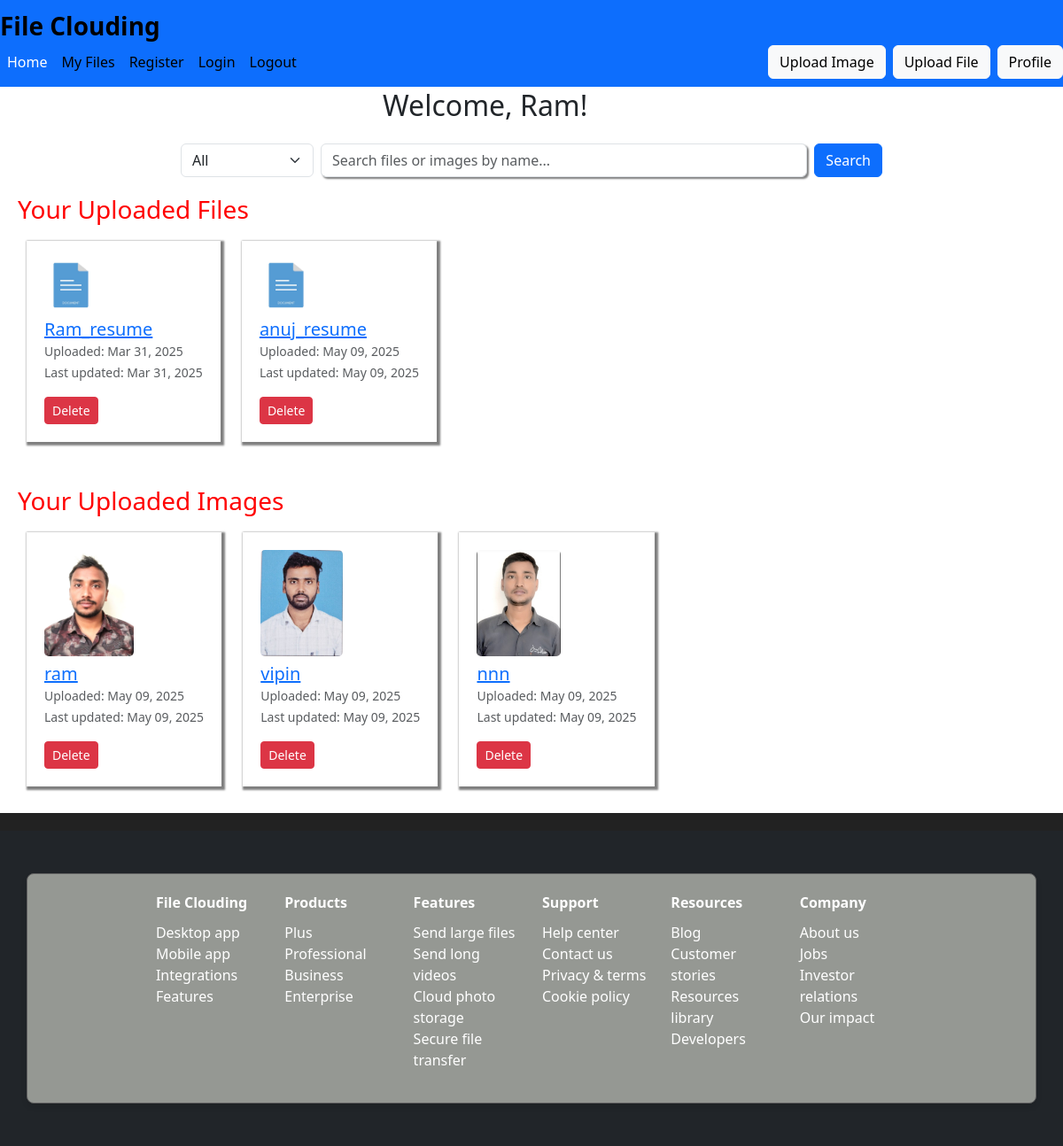
Page /userfiles/ (signed in) on the committed database.
### userapp/models.py (models this page shows, shortened)
class CustomUser(AbstractUser):
    address = models.TextField(blank=True, null=True)
    contact = models.CharField(max_length=15, blank=True, null=True)

class Files(models.Model):  # Class name should be PascalCase
    file_name = models.CharField(max_length=20)
    username = models.ForeignKey(settings.AUTH_USER_MODEL, related_name="uploaded_files", on_delete=models.CASCADE)
    file = models.FileField(upload_to='file/', max_length=264, null=True, validators=[FileExtensionValidator(['pdf'])])
    uploaded = models.DateTimeField(default=timezone.now)
    updated = models.DateTimeField(auto_now=True)

class Images(models.Model):
    image_name = models.CharField(max_length=30)
    username = models.ForeignKey(settings.AUTH_USER_MODEL, related_name="uploaded_images", on_delete=models.CASCADE)
    image = models.ImageField(upload_to='image/', max_length=264, null=True, validators=[FileExtensionValidator(['jpg', 'png'])])
    uploaded = models.DateTimeField(default=timezone.now)
    updated = models.DateTimeField(auto_now=True)

### userapp/views.py (the view, shortened to what this page needs)
# urls.py: path('userfiles/', views.userfiles, name="userfiles"),  # Add custom login view
@login_required
def userfiles(request):
    user = request.user
    search_query = request.GET.get('search', '')
    search_type = request.GET.get('search_type', 'all')
    user_files = Files.objects.filter(username=user)
    user_images = Images.objects.filter(username=user)
    if search_query:
        user_files = user_files.filter(file_name__icontains=search_query)
        user_images = user_images.filter(image_name__icontains=search_query)
    if search_type == 'file':
        user_images = []  # Hide images
    elif search_type == 'image':
        user_files = []   # Hide files
    form = FileForm()
    image_form = ImageForm()
    context = {
        'image_form': image_form,
        'form': form,
        'post': user,
        'file': user_files,
        'images': user_images,
    }
    return render(request, 'userapp/userFiles.html', context)

### userapp/forms.py
class ImageForm(forms.ModelForm):
    class Meta:
        model = Images
        fields = ['image_name','image']

class FileForm(forms.ModelForm):
    class Meta:
        model = Files
        fields = ['file_name','file']

### templates/userapp/userFiles.html (shortened to what this page needs)
{% extends 'userapp/base.html' %}
{% load static %}
{% block body_block %}
{% if post %}
<div id="title" style="margin-top:100px; margin-left:36%;">
    <h2>Welcome, {{ post.username }}!</h2>
</div>
<div class="row justify-content-center mt-4">
    <div class="col-md-8">
        <form method="GET" action="{% url 'userfiles' %}" class="d-flex">
            <select name="search_type" class="form-select me-2" style="max-width: 150px;">
                <option value="all" {% if request.GET.search_type == "all" or not request.GET.search_type %}selected{% endif %}>All</option>
            </select>
            <input type="text" name="search" class="form-control me-2" placeholder="Search files or images by name..." value="{{ request.GET.search }}">
            <button type="submit" class="btn btn-primary">Search</button>
        </form>
    </div>
</div>
{% if file %}
<div id="container1">
    <h3>Your Uploaded Files</h3>
    {% for file in file %}
        <div class="card1" style="display: inline-block; margin: 10px;">
            <img src="{% static 'images/file.jpg' %}" width="60px" height="60px" class="mb-2" alt="File icon">
            <h5 class="card-title">
                <a href="{{ file.file.url }}" target="_blank">{{ file.file_name }}</a>
            </h5>
            <p class="card-text">
                <small class="text-muted">
                    Uploaded: {{ file.uploaded|date:"M d, Y" }}<br>
                    Last updated: {{ file.updated|date:"M d, Y" }}
                </small>
            </p>
            <a href="{% url 'delete_file' file.id %}" class="btn btn-danger btn-sm">Delete</a>
        </div>
    {% empty %}
    <div class="col-12">
        <div class="alert alert-info">No files uploaded yet.</div>
    </div>
    {% endfor %}
</div>
{% endif %}
{% if images %}
<div id="container1">
    <h3>Your Uploaded Images</h3>
    {% for image in images %}
        <div class="card1" style="display: inline-block; margin: 10px;">
            <img src="{{ image.image.url }}" width="auto" height="120px" class="mb-2" alt="Uploaded Image" style="object-fit: cover; border-radius: 5px;">
            <h5 class="card-title"><a href="{{ image.image.url }}" target="_blank">{{ image.image_name }}</a></h5>
            <p class="card-text">
                <small class="text-muted">
                    Uploaded: {{ image.uploaded|date:"M d, Y" }}<br>
                    Last updated: {{ image.updated|date:"M d, Y" }}
                </small>
            </p>
            <a href="{% url 'delete_image' image.id  %}" class="btn btn-danger btn-sm">Delete</a>
        </div>
    {% empty %}
    <div class="col-12">
        <div class="alert alert-info">No image.</div>
    </div>
    {% endfor %}
</div>
{% endif %}
{% endif %}
{% endblock %}

### templates/userapp/base.html (shortened to what this page needs)
<!DOCTYPE html>
{% load static %}
<html lang="en">
<head>
    <link rel="stylesheet" href="{% static 'css/bootstrap.min.css'%}"/>
    <link rel="stylesheet" href="{% static 'css/style.css'%}"/>
    <link rel="stylesheet" href="{% static 'css/font-awesome.min.css'%}"/>
</head>
<body>
    <nav id="navbar" class="navbar navbar-expand-lg navbar-dark bg-primary">
        <a class="navbar-brand" href="/home"><strong>File Clouding</strong></a>
        <div class="collapse navbar-collapse" id="collapsibleNavId">
            <ul class="navbar-nav me-auto mt-2 mt-lg-0">
                <li class="nav-item">
                    <a class="nav-link active" href="/home" aria-current="page">Home</a>
                </li>
                <li class="nav-item">
                    <a class="nav-link" href="/userfiles">My Files</a>
                </li>
                <li class="nav-item">
                    <a class="nav-link" href="/register">Register</a>
                </li>
                <li class="nav-item">
                    <a class="nav-link" href="/login">Login</a>
                </li>
                <li class="nav-item">
                    <a class="nav-link" href="/logout">Logout</a>
                </li>
            </ul>
            {% if request.path == '/userfiles/' %}
            <div class="d-flex">
                <button class="btn btn-light me-2" id="uploadImageButton">Upload Image</button>
                <button class="btn btn-light me-2" id="uploadFileButton">Upload File</button>
                <button class="btn btn-light" id="profileButton">Profile</button>
            </div>
            {% endif %}
        </div>
    </nav>
    {% block body_block %}
    {% endblock %}
<footer>
    <div class="container-fluid bg-dark text-white py-5">
        <div class="container">
            <div class="row row-cols-2 row-cols-md-6 g-4">
                <div class="col">
                    <div class="footer-heading">File Clouding</div>
                    <ul class="list-unstyled">
                        <li><a href="#" class="text-white">Desktop app</a></li>
                        <li><a href="#" class="text-white">Mobile app</a></li>
                        <li><a href="#" class="text-white">Integrations</a></li>
                        <li><a href="#" class="text-white">Features</a></li>
                    </ul>
                </div>
                <div class="col">
                    <div class="footer-heading">Products</div>
                    <ul class="list-unstyled">
                        <li><a href="#" class="text-white">Plus</a></li>
                        <li><a href="#" class="text-white">Professional</a></li>
                        <li><a href="#" class="text-white">Business</a></li>
                        <li><a href="#" class="text-white">Enterprise</a></li>
                    </ul>
                </div>
                <div class="col">
                    <div class="footer-heading">Features</div>
                    <ul class="list-unstyled">
                        <li><a href="#" class="text-white">Send large files</a></li>
                        <li><a href="#" class="text-white">Send long videos</a></li>
                        <li><a href="#" class="text-white">Cloud photo storage</a></li>
                        <li><a href="#" class="text-white">Secure file transfer</a></li>
                    </ul>
                </div>
                <div class="col">
                    <div class="footer-heading">Support</div>
                    <ul class="list-unstyled">
                        <li><a href="#" class="text-white">Help center</a></li>
                        <li><a href="#" class="text-white">Contact us</a></li>
                        <li><a href="#" class="text-white">Privacy & terms</a></li>
                        <li><a href="#" class="text-white">Cookie policy</a></li>
                    </ul>
                </div>
                <div class="col">
                    <div class="footer-heading">Resources</div>
                    <ul class="list-unstyled">
                        <li><a href="#" class="text-white">Blog</a></li>
                        <li><a href="#" class="text-white">Customer stories</a></li>
                        <li><a href="#" class="text-white">Resources library</a></li>
                        <li><a href="#" class="text-white">Developers</a></li>
                    </ul>
                </div>
                <div class="col">
                    <div class="footer-heading">Company</div>
                    <ul class="list-unstyled">
                        <li><a href="#" class="text-white">About us</a></li>
                        <li><a href="#" class="text-white">Jobs</a></li>
                        <li><a href="#" class="text-white">Investor relations</a></li>
                        <li><a href="#" class="text-white">Our impact</a></li>
                    </ul>
                </div>
            </div>
        </div>
    </div>
</footer>
</body>
</html>

### static/css/style.css (style rules this page uses)
* { margin:0px; padding:0px; }
#navbar { position:fixed; display:block; }
.nav-link { color:black; }
.navbar-brand { color:black; font-size: 28px; }
#navbar { overflow:hidden; position:fixed; top:0; width:100%; z-index:300; margin-bottom:20px; }
.container { display: grid; color:#fff; gap: 20px; padding: 20px; align-items: center; justify-items: center; background-color:#aaada6d9; border: 1px solid #616161; border-radius: 8px; box-shadow: 0 4px 6px rgba(0, 0, 0, 0.1); width: 100%; height: auto; }
input { box-shadow:2px 2px 2px rgba(0, 0, 0, 0.5); }
h3 { color:red; }
#container1 { padding:20px; }
.card1 { box-shadow: 2px 2px 2px 2px rgba(0, 0, 0, 0.5); padding:20px; margin:20px; }
footer { background-color: rgb(75, 45, 45); color:white; height:50px; padding:10px; }

### templates/userapp/base.html (style rules this page uses)
footer { background-color: #222; color: #ccc; padding: 20px 0; }
footer a { color: #ccc; text-decoration: none; }
.footer-heading { color: #fff; font-weight: bold; margin-bottom: 10px; }

### rows in the picture
CustomUser: username "Ram"
Files: file_name "Ram_resume", uploaded "Mar 31, 2025", updated "Mar 31, 2025"
Files: file_name "anuj_resume", uploaded "May 09, 2025", updated "May 09, 2025"
Images: image (picture), image_name "ram", uploaded "May 09, 2025", updated "May 09, 2025"
Images: image (picture), image_name "vipin", uploaded "May 09, 2025", updated "May 09, 2025"
Images: image (picture), image_name "nnn", uploaded "May 09, 2025", updated "May 09, 2025"
